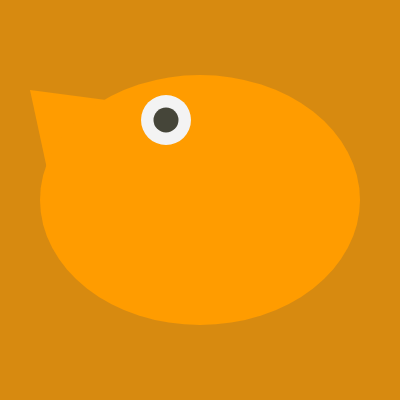
Frame 1 (no input)
Frame 60 (no input): identical to frame 1, image omitted
Frame 120 (the mouse pressed at the canvas centre since frame 60): identical to frame 1, image omitted

The p5.js sketch that drew this single still picture (run headless with seeded random() and noise() and a simulated clock; from frame 60 on, the mouse is pressed at the canvas centre):

// p5.js sketch
// ── sketch.js
function setup() {
  createCanvas(400, 400);
  strokeWeight(0);
}

function draw() {
	background('#d78a10');
  
  
  fill('#ff9c00');

  triangle(30, 90, 58, 220, 106, 100);

  ellipse(200, 200, 320, 250); 


  fill('#f3f3f3');
  circle(166, 120, 50);
  fill('#454539');
  circle(166, 120, 25);


}
